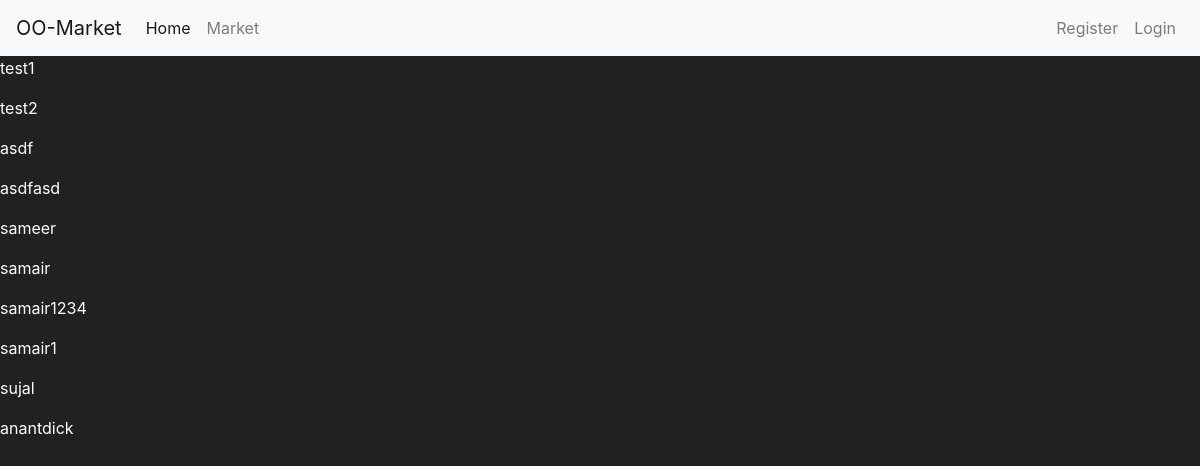
The app's page /users, older data.
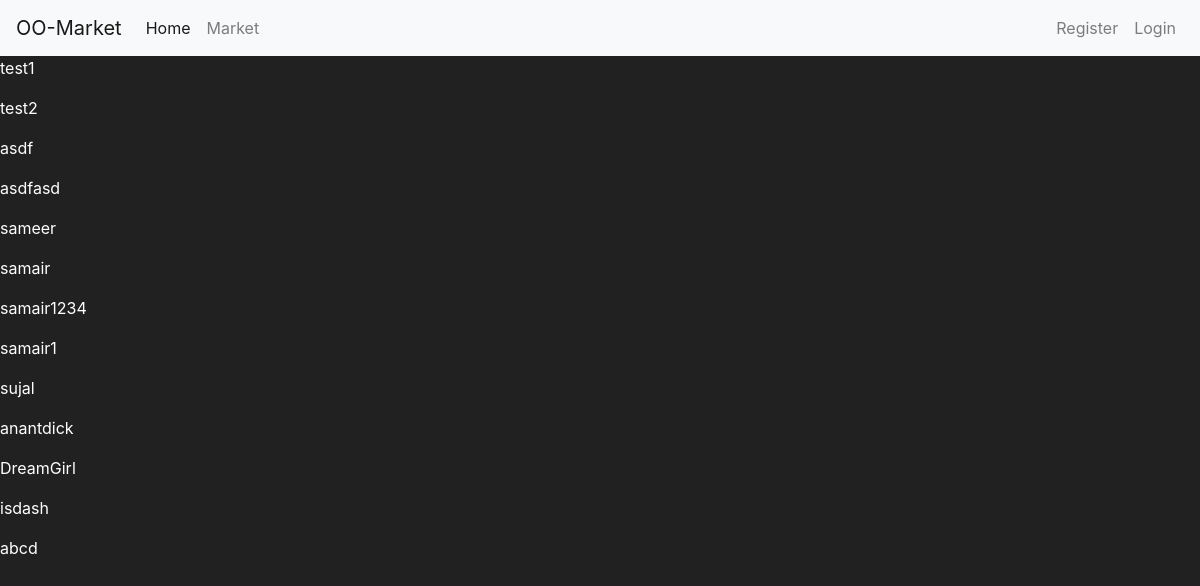
The same page, newer data.
### tables this page shows
CREATE TABLE users(
        id integer primary key autoincrement,
        username varchar(30) not null unique,
        email varchar(100) not null unique,
        password_hash varchar(60) not null,
        budget int not null default 50,
        phone varchar(10) default null,
        ipaddress varchar(50000) default null
        );

### app.py (the view)
@app.route("/users")
def user():
    db=get_conn()
    cursor=db.cursor()
    cursor.execute('''
    select * from users
    ''')
    users=cursor.fetchall()
    return render_template("list_users.html",users=users)

### app.py (called while the page is built)
def get_conn():
    conn=sqlite3.connect("database.db")
    conn.row_factory=sqlite3.Row
    return conn

### templates/list_users.html
{%extends "parent.html"%}
{%block content%}
{%for user in users%}
<p>{{user["username"]}}</p>
{%endfor%}
{%endblock%}

Row changes from the older to the newer data that the page shows:
added users: username "DreamGirl"
added users: username "isdash"
added users: username "abcd"
